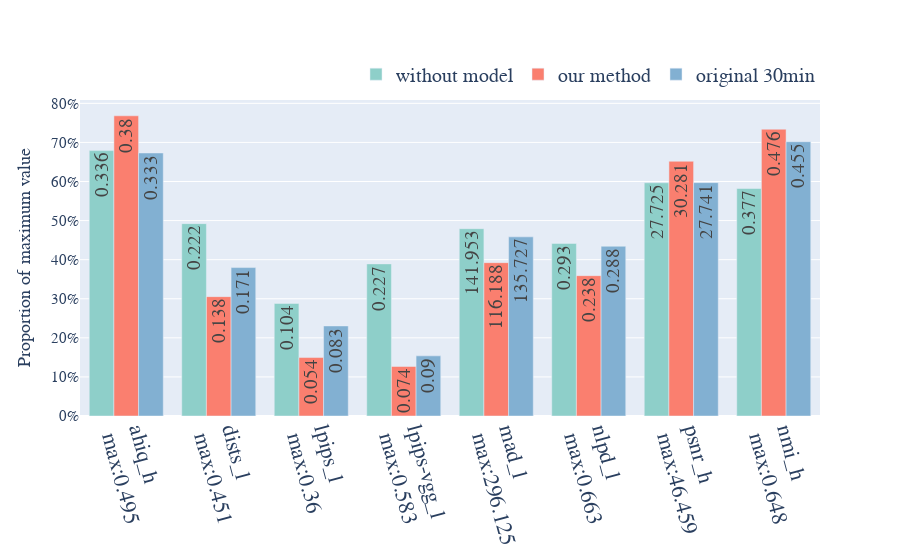

Write notebook code for a chart like this one.
### Code cell
import numpy as np
import plotly.graph_objects as go
from operator import itemgetter
main_path = "./数据/result_data_measure"
save_result_path = "./result_pictures"
result_fr_metric = np.load(f"{main_path}/result_fr_metric_compare_Ki.npy")
fr_is_lower_better = np.load(f"{main_path}/fr_is_lower_better_compare_Ki.npy")
nmi_result_ori = np.load(f"{main_path}/nmi_result_ori_compare_Ki.npy")
psnr_result_torch = np.load(f"{main_path}/psnr_result_torch_compare_Ki.npy")
result_fr_metric_a = np.load(f"{main_path}/result_fr_metric.npy")
fr_is_lower_better_a = np.load(f"{main_path}/fr_is_lower_better.npy")
nmi_result_ori_a = np.load(f"{main_path}/nmi_result_ori.npy")
psnr_result_torch_a = np.load(f"{main_path}/psnr_result_torch.npy")
result_fr_metric_max = np.max([result_fr_metric,result_fr_metric_a],axis=(0,2,3))
nmi_result_ori_max = np.max([(2*(1-1/nmi_result_ori)),(2*(1-1/nmi_result_ori_a))])
psnr_result_torch_max = np.max([psnr_result_torch,psnr_result_torch_a])
def func(l):
    x,y = l
    return "_".join([x[0],"l" if x[1]=='True' else "h"])+f"</br></br>max:{np.around(y,3)}"
fig = go.Figure()
ind = [0,3,6,7,8,10]
fig.add_trace(go.Bar(    name='without model',    x=list(map(func,itemgetter(*ind)(list(zip(fr_is_lower_better,result_fr_metric_max)))))+['psnr_h'+f"</br></br>max:{np.around(psnr_result_torch_max,3)}",'nmi_h'+f"</br></br>max:{np.around(nmi_result_ori_max,3)}"], y=np.mean(result_fr_metric/result_fr_metric_max.reshape(-1,1,1),axis=1)[ind,0].tolist()+[np.mean(psnr_result_torch/psnr_result_torch_max,axis=0)[0],np.mean((2*(1-1/nmi_result_ori))/nmi_result_ori_max,axis=0)[0]],text=np.around(np.mean(result_fr_metric,axis=1)[ind,0],3).tolist()+[np.around(np.mean(psnr_result_torch,axis=0)[0],3),np.around(np.mean((2*(1-1/nmi_result_ori)),axis=0)[0],3)],textfont_size=22, textangle=270,textposition='auto',marker_color='#8ECFC9'))
fig.add_trace(go.Bar(    name='our method',    x=list(map(func,itemgetter(*ind)(list(zip(fr_is_lower_better,result_fr_metric_max)))))+['psnr_h'+f"</br></br>max:{np.around(psnr_result_torch_max,3)}",'nmi_h'+f"</br></br>max:{np.around(nmi_result_ori_max,3)}"], y=np.mean(result_fr_metric/result_fr_metric_max.reshape(-1,1,1),axis=1)[ind,1].tolist()+[np.mean(psnr_result_torch/psnr_result_torch_max,axis=0)[1],np.mean((2*(1-1/nmi_result_ori))/nmi_result_ori_max,axis=0)[1]],text=np.around(np.mean(result_fr_metric,axis=1)[ind,1],3).tolist()+[np.around(np.mean(psnr_result_torch,axis=0)[1],3),np.around(np.mean((2*(1-1/nmi_result_ori)),axis=0)[1],3)],textfont_size=22, textangle=270,textposition='auto',marker_color='#FA7F6F'))
fig.add_trace(go.Bar(    name='original 30min',    x=list(map(func,itemgetter(*ind)(list(zip(fr_is_lower_better_a,result_fr_metric_max)))))+['psnr_h'+f"</br></br>max:{np.around(psnr_result_torch_max,3)}",'nmi_h'+f"</br></br>max:{np.around(nmi_result_ori_max,3)}"], y=np.mean(result_fr_metric_a/result_fr_metric_max.reshape(-1,1,1),axis=1)[ind,1].tolist()+[np.mean(psnr_result_torch_a/psnr_result_torch_max,axis=0)[1],np.mean((2*(1-1/nmi_result_ori_a))/nmi_result_ori_max,axis=0)[1]],text=np.around(np.mean(result_fr_metric_a,axis=1)[ind,1],3).tolist()+[np.around(np.mean(psnr_result_torch_a,axis=0)[1],3),np.around(np.mean((2*(1-1/nmi_result_ori_a)),axis=0)[1],3)],textfont_size=22, textangle=270,textposition='auto',marker_color='#82B0D2'))
fig.update_layout(font_family='Times New Roman',font_size=15,yaxis_title="Proportion of maximum value",barmode='group',yaxis=dict(tickformat=',.0%'),
    legend=dict(
    orientation="h",
    yanchor="bottom",
    y=1.02,
    xanchor="right",
    x=1,
),legend_font_size=20,paper_bgcolor='rgba(0,0,0,0)',
    )
fig.update_xaxes(tickangle=75,tickfont=dict(size=22))
fig.show()
fig.write_image(f'{save_result_path}/barplot_Ki.png', scale=4)

### Figure 1 — Plotly figure (JSON) as saved in the notebook; plotly's stock layout.template omitted (floating-point values rounded to 4 significant figures)
{"data": [{"marker": {"color": "#8ECFC9"}, "name": "without model", "text": ["0.336", "0.222", "0.104", "0.227", "141.953", "0.293", "27.725", "0.377"], "textangle": -90, "textfont": {"size": 22}, "textposition": "auto", "type": "bar", "x": ["ahiq_h</br></br>max:0.495", "dists_l</br></br>max:0.451", "lpips_l</br></br>max:0.36", "lpips-vgg_l</br></br>max:0.583", "mad_l</br></br>max:296.125", "nlpd_l</br></br>max:0.663", "psnr_h</br></br>max:46.459", "nmi_h</br></br>max:0.648"], "y": [0.6791, 0.4922, 0.288, 0.3892, 0.4794, 0.4416, 0.5968, 0.5822]}, {"marker": {"color": "#FA7F6F"}, "name": "our method", "text": ["0.38", "0.138", "0.054", "0.074", "116.188", "0.238", "30.281", "0.476"], "textangle": -90, "textfont": {"size": 22}, "textposition": "auto", "type": "bar", "x": ["ahiq_h</br></br>max:0.495", "dists_l</br></br>max:0.451", "lpips_l</br></br>max:0.36", "lpips-vgg_l</br></br>max:0.583", "mad_l</br></br>max:296.125", "nlpd_l</br></br>max:0.663", "psnr_h</br></br>max:46.459", "nmi_h</br></br>max:0.648"], "y": [0.7681, 0.3054, 0.1496, 0.1267, 0.3924, 0.3591, 0.6518, 0.7339]}, {"marker": {"color": "#82B0D2"}, "name": "original 30min", "text": ["0.333", "0.171", "0.083", "0.09", "135.727", "0.288", "27.741", "0.455"], "textangle": -90, "textfont": {"size": 22}, "textposition": "auto", "type": "bar", "x": ["ahiq_h</br></br>max:0.495", "dists_l</br></br>max:0.451", "lpips_l</br></br>max:0.36", "lpips-vgg_l</br></br>max:0.583", "mad_l</br></br>max:296.125", "nlpd_l</br></br>max:0.663", "psnr_h</br></br>max:46.459", "nmi_h</br></br>max:0.648"], "y": [0.673, 0.3798, 0.2305, 0.1539, 0.4583, 0.4344, 0.5971, 0.7018]}], "layout": {"barmode": "group", "font": {"family": "Times New Roman", "size": 15}, "legend": {"font": {"size": 20}, "orientation": "h", "x": 1, "xanchor": "right", "y": 1.02, "yanchor": "bottom"}, "paper_bgcolor": "rgba(0,0,0,0)", "xaxis": {"tickangle": 75, "tickfont": {"size": 22}}, "yaxis": {"tickformat": ",.0%", "title": {"text": "Proportion of maximum value"}}}}
